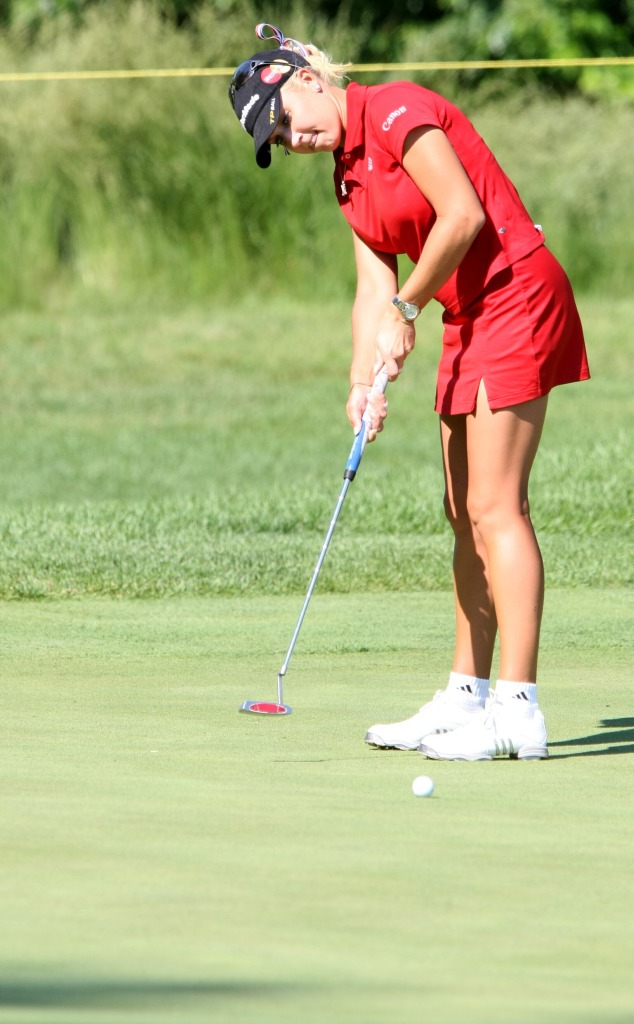
#> input picture Part_2/images/person_3.jpg, 634 x 1024 px
$ python Ex_3a.py   (older library calls are emulated)
#> lines starting #> are read from the running program, lines starting #| are printed output that depends on the picture; after the words box and inside, x2 and y2 are one past the last pixel; in counts of white or black regions, pixels touching at a corner belong together
import cv2
import numpy as np


def showMask(window_name, image):
    image_to_show = image.astype(np.uint8) * 255
    cv2.imshow(window_name, image_to_show)


# Main function
def main():  # this is our main function
    print("SAVI exercise")

    # relative path
    image = cv2.imread("images/person_3.jpg")
#> image is the input picture: shape (1024, 634, 3); mean B, G, R 126.3, 179.2, 176.1
    height, width, channels = image.shape
#> height = 1024; width = 634; channels = 3
    image = cv2.resize(image, (round(width / 2), round(height / 2)))
#> image: shape (512, 317, 3)
    cv2.imshow('Original', image)
    H, W, NC = image.shape
#> H = 512; W = 317; NC = 3

    # --------------------------------
    # Segment green color to isolate the grass
    # --------------------------------

    # conversion to hsv color model
    hsv_image = cv2.cvtColor(image, cv2.COLOR_BGR2HSV)
#> hsv_image: shape (512, 317, 3); mean H, S, V 44.5, 94.2, 192.9

    # split of the color channels
    h, s, v = cv2.split(hsv_image)
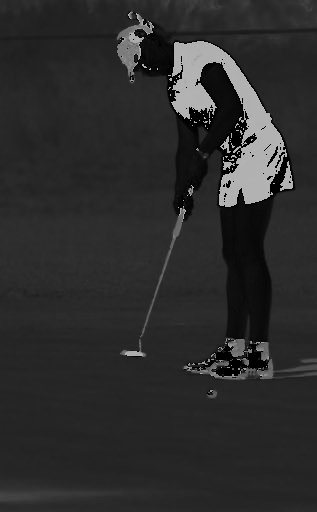
#> h: shape (512, 317); min 0, max 179, mean 44.5
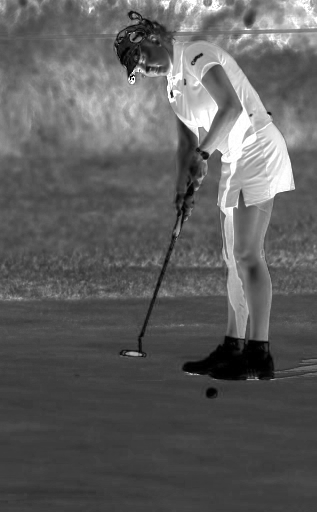
#> s: shape (512, 317); min 0, max 255, mean 94.2
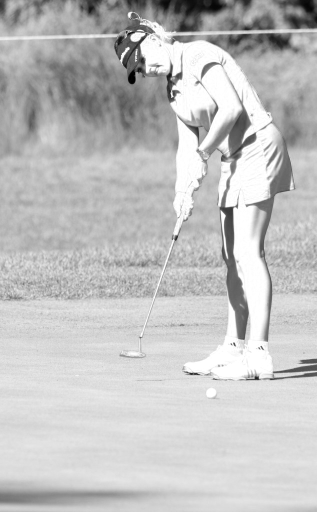
#> v: shape (512, 317); min 0, max 255, mean 192.9
    #cv2.imshow('H', h)
    #cv2.imshow('S', s)
    #cv2.imshow('V', v)

    # get masks by imposing limits on the channels
    mask_h = np.logical_and(h > 30, h < 50)  # assumming green color has hue 60
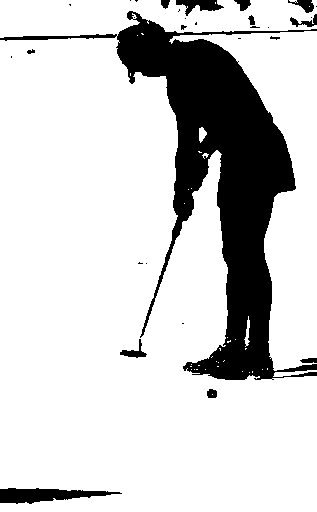
#> mask_h: shape (512, 317) bool; 81.6% white; 30 black regions (17 under 20 px), largest, box (x1, y1, x2, y2) and area: (0, 11, 317, 380) 27304, (0, 488, 122, 504) 1150, (176, 0, 224, 16) 383
    #showMask('mask_h', mask_h)

    mask_s = np.logical_and(s > 60, s < 255)
#> mask_s: shape (512, 317) bool; 89.8% white; 477 black regions (420 under 20 px), largest, box (x1, y1, x2, y2) and area: (179, 335, 317, 382) 3081, (0, 477, 116, 507) 1703, (114, 11, 171, 84) 1581
    #showMask('mask_s', mask_s)

    mask_v = np.logical_and(v > 60, v < 255)
#> mask_v: shape (512, 317) bool; 95.3% white; 409 black regions (359 under 20 px), largest, box (x1, y1, x2, y2) and area: (185, 336, 271, 377) 1309, (153, 0, 226, 17) 749, (235, 205, 255, 266) 447
    #showMask('mask_v', mask_v)

    # Putting the mask alltoghether
    mask = np.logical_and(mask_h, mask_s)
#> mask: shape (512, 317) bool; 76.4% white; 363 black regions (315 under 20 px), largest, box (x1, y1, x2, y2) and area: (0, 11, 317, 382) 28398, (0, 477, 152, 507) 2146, (86, 465, 213, 489) 932
    mask = np.logical_and(mask, mask_v)
#> mask: shape (512, 317) bool; 75.9% white; 358 black regions (308 under 20 px), largest, box (x1, y1, x2, y2) and area: (0, 11, 317, 382) 28486, (0, 477, 152, 507) 2146, (86, 465, 213, 489) 932

    showMask('original mask', mask)

    # Post processing using morphological operations
    kernel = np.ones((5, 5), np.uint8)
    mask_uint8 = mask.astype(np.uint8) * 255
    mask_dilated_uint8 = cv2.dilate(mask_uint8, kernel, iterations=2)
#> mask_dilated_uint8: shape (512, 317); 87.2% white; 10 black regions (6 under 20 px), largest, box (x1, y1, x2, y2) and area: (121, 23, 291, 377) 20006, (0, 490, 95, 500) 478, (178, 0, 216, 10) 239, (300, 0, 311, 9) 29
    mask_dilated = (mask_dilated_uint8.astype(float) / 255).astype(np.bool)

    # cv2.imshow("mask_dilated", mask_dilated_uint8)
    #showMask('dilated mask', mask_dilated)

    # to get the mask of thedog we negate the mask of the grass,
    # assuming the image contains only dog and grass
    mask_dog = np.logical_not(mask_dilated)
    mask_dog = mask_dog.astype(np.uint8) * 255
    #cv2.imshow('dog mask', mask_dog)

    #Seperate into multiple components and find the largest one
    numLabels, labels, stats, centroids = cv2.connectedComponentsWithStats(mask_dog)
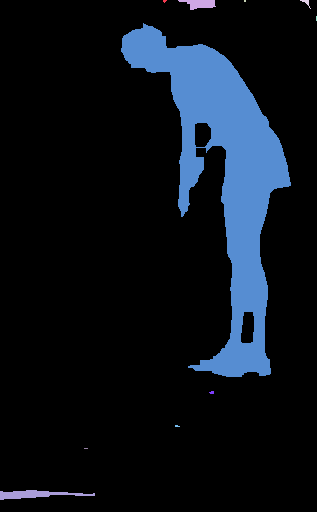
#> labels: shape (512, 317) int32; 11 distinct labels, from 0 to 10; one colour per label, 0 black
#> numLabels = 11; stats = [[0, 0, 317, 512, 141511], [163, 0, 4, 3, 8], [178, 0, 38, 10, 239], [244, 0, 2, 2, 4], [300, 0, 11, 9, 29], [316, 16, 1, 5, 5], [121, 23, 170, 354, 20006], [209, 391, 5, 3, 12], [175, 425, 5, 2, 8], [84, 448, 4, 1, 4], [0, 490, 95, 10, 478]]; centroids = [[149.1, 266.7], [164.2, 0.625], [199.4, 3.39], [244.5, 0.5], [305.8, 2], [316, 18], [223.3, 174], [211.4, 392.1], [176.6, 425.6], [85.5, 448], [34.96, 494]]
    print('numLabels:', numLabels)
#| numLabels: 11

    #Get largest area component
    largest_area = 0
    largest_area_index = None

    for idx in range(1, numLabels): #Start from 1, because 0 will be the background
        area_component = stats[idx, cv2.CC_STAT_AREA]

        if area_component > largest_area:
            largest_area = area_component
            largest_area_index = idx
#> this loop made 10 passes
#> (area_component, largest_area) on passes 2, 6: (239, 239), (20006, 20006)
#> area_component on passes 4, 10: 29, 478
#> after the loop, largest_area = 20006; largest_area_index = 6

    print('largest_area_index:', str(largest_area_index))
#| largest_area_index: 6
    print('area', str(largest_area))
#| area 20006

    largest_mask = (labels==largest_area_index).astype(np.int8)*255
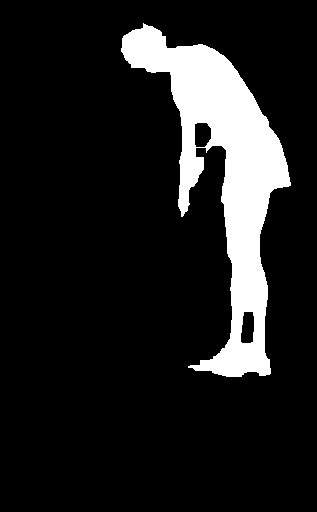
#> largest_mask: shape (512, 317) int16; 12.3% white; 1 white region, box (x1, y1, x2, y2) and area: (121, 23, 291, 377) 20006
    cv2.imshow('largest mask', largest_mask)

    #Set bonding box for largest
    pts = cv2.findNonZero(largest_mask)
#> pts = contour of 20006 points, box (x1, y1, x2, y2) (121, 23, 291, 377), area 11548
    x, y, width, height = cv2.boundingRect(pts)
#> x = 121; y = 23; width = 170; height = 354

    image_annotated = image.copy()
    cv2.rectangle(image_annotated, (x,y), (x+width, y+height), (0,255,0), 2)
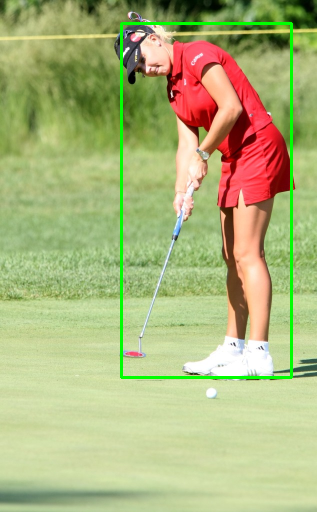
#> image_annotated: shape (512, 317, 3); mean B, G, R 124.2, 180.9, 173.2
    cv2.imshow('annotated', image_annotated)

    cv2.waitKey(0)


if __name__ == "__main__":
    main()

$ run again, with Part_2/images/person_1.jpg copied over Part_2/images/person_3.jpg
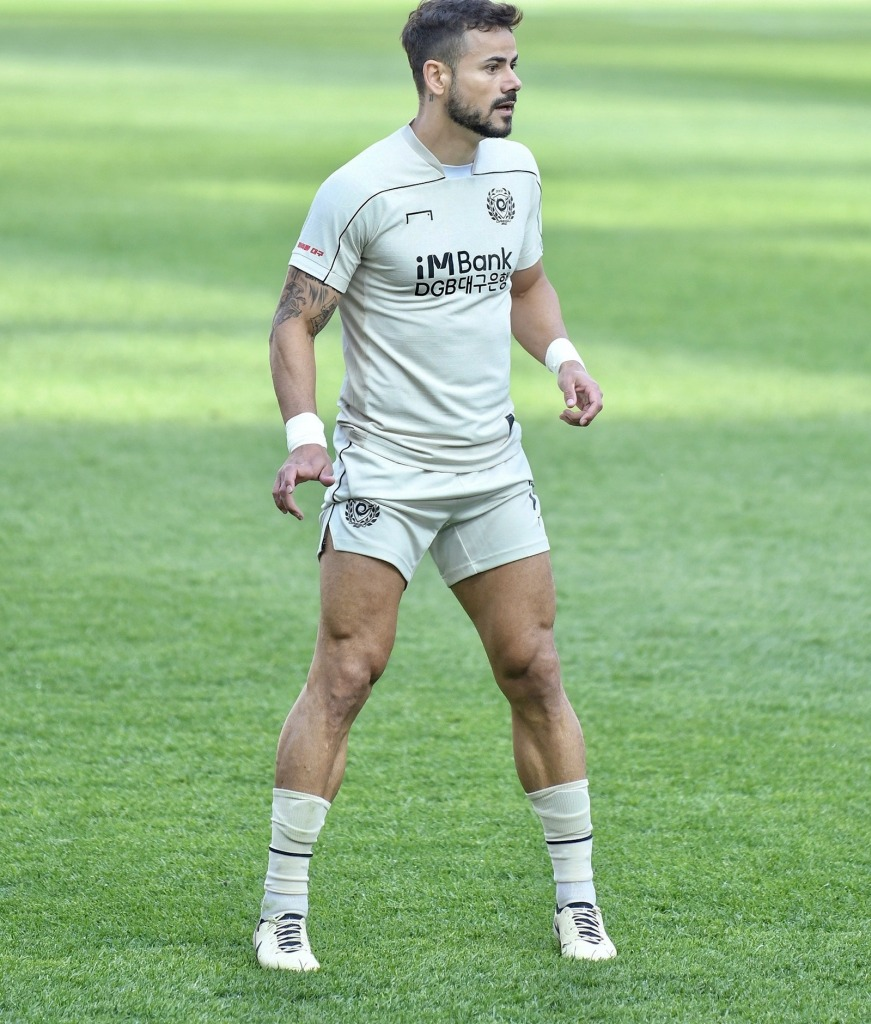
#> input picture Part_2/images/person_1.jpg, 871 x 1024 px
#> in main, image is the input picture: shape (1024, 871, 3); mean B, G, R 134.5, 184.2, 148.8
#> image: shape (512, 436, 3)
#> hsv_image: shape (512, 436, 3); mean H, S, V 54.7, 75.5, 185.8
#> mask_h: shape (512, 436) bool; 24% white; 720 white regions (573 under 20 px), largest, box (x1, y1, x2, y2) and area: (0, 0, 215, 107) 14596, (262, 67, 436, 141) 6863, (0, 166, 143, 214) 5961
#> mask_s: shape (512, 436) bool; 78.4% white; 313 black regions (266 under 20 px), largest, box (x1, y1, x2, y2) and area: (0, 0, 436, 481) 41752, (126, 425, 160, 486) 1380, (135, 392, 166, 427) 817
#> mask_v: shape (512, 436) bool; 99.5% white; black in thin lines or dots, all inside (x1, y1, x2, y2) = (130, 5, 306, 499)
#> image_to_show: shape (512, 436); 23.4% white; 675 white regions (528 under 20 px), largest, box (x1, y1, x2, y2) and area: (0, 34, 209, 107) 10833, (262, 67, 436, 141) 6861, (0, 166, 141, 214) 5915
#> mask_dilated_uint8: shape (512, 436); 52.7% white; 68 black regions (34 under 20 px), largest, box (x1, y1, x2, y2) and area: (0, 0, 436, 481) 93782, (0, 477, 359, 512) 5829, (0, 14, 203, 41) 2777
#> in main, `numLabels, labels, stats, centroids = cv2.connectedComponentsWithStats..`:
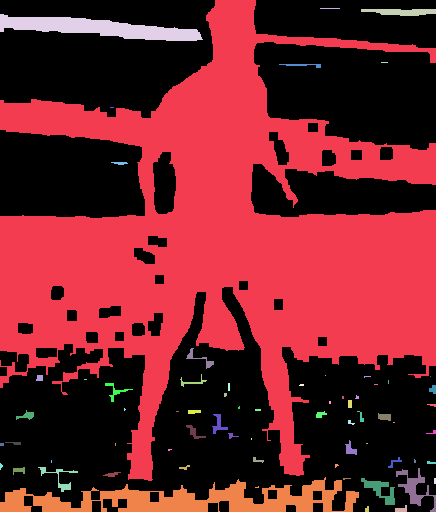
#> labels: shape (512, 436) int32; 69 distinct labels, from 0 to 68; one colour per label, 0 black
#> numLabels = 69; stats = 69 rows, first 6: [0, 0, 436, 512, 117601], [0, 0, 436, 481, 93782], [320, 8, 20, 1, 20], [361, 9, 75, 7, 394], [0, 14, 203, 27, 2777], [381, 62, 7, 1, 7]; centroids = 69 pairs, first value 0.615 to 434.5, second value 8 to 509.1
#| numLabels: 69
#> the loop in main, `for idx in range(1, numLabels):` made 68 passes
#> (area_component, largest_area) on pass 1: (93782, 93782)
#> after the loop in main, `for idx in range(1, numLabels):`: largest_area = 93782; largest_area_index = 1
#| largest_area_index: 1
#| area 93782
#> largest_mask: shape (512, 436) int16; 42% white; 1 white region, box (x1, y1, x2, y2) and area: (0, 0, 436, 481) 93782
#> pts = contour of 93782 points, box (x1, y1, x2, y2) (0, 0, 436, 481), area 19062
#> in main, `x, y, width, height = cv2.boundingRect(pts)`: x = 0; width = 436; height = 481
#> in main, `cv2.rectangle(image_annotated, (x,y), (x+width, y+height), (0,255,0), 2)`:
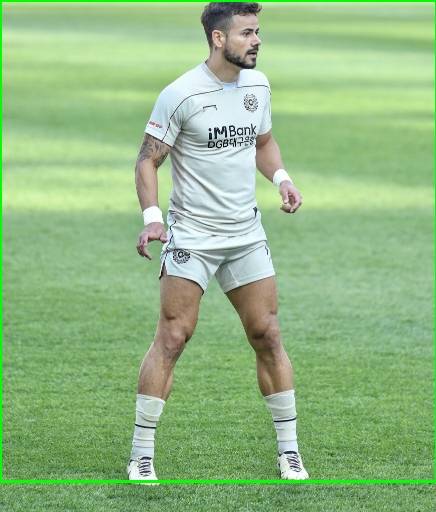
#> image_annotated: shape (512, 436, 3); mean B, G, R 132.5, 185.2, 146.4

$ run again, with Part_2/images/person_2.jpg copied over Part_2/images/person_3.jpg
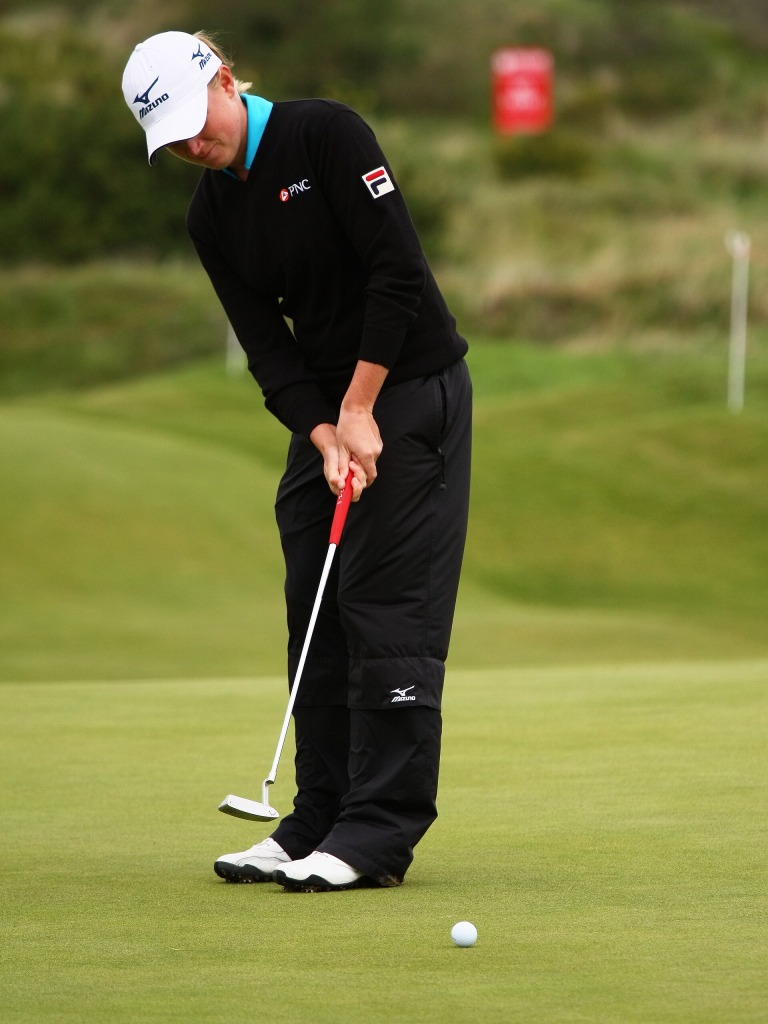
#> input picture Part_2/images/person_2.jpg, 768 x 1024 px
#> in main, image is the input picture: shape (1024, 768, 3); mean B, G, R 60.6, 118.8, 117.8
#> image: shape (512, 384, 3)
#> hsv_image: shape (512, 384, 3); mean H, S, V 35.6, 121.3, 121.9
#> mask_h: shape (512, 384) bool; 61% white; 297 black regions (237 under 20 px), largest, box (x1, y1, x2, y2) and area: (0, 0, 384, 448) 64043, (228, 308, 384, 341) 2853, (20, 252, 112, 288) 1220
#> mask_s: shape (512, 384) bool; 86.4% white; 181 black regions (165 under 20 px), largest, box (x1, y1, x2, y2) and area: (108, 49, 236, 444) 22926, (61, 15, 111, 83) 2091, (94, 85, 121, 126) 386
#> mask_v: shape (512, 384) bool; 79.4% white; 83 black regions (78 under 20 px), largest, box (x1, y1, x2, y2) and area: (0, 0, 236, 446) 40026, (258, 79, 277, 86) 77, (73, 19, 96, 28) 73, (187, 48, 200, 56) 59, (95, 47, 101, 54) 24
#> image_to_show: shape (512, 384); 56.6% white; 283 black regions (229 under 20 px), largest, box (x1, y1, x2, y2) and area: (0, 0, 384, 448) 74803, (228, 308, 384, 341) 2853, (20, 252, 112, 288) 1220
#> mask_dilated_uint8: shape (512, 384); 71.3% white; 17 black regions (5 under 20 px), largest, box (x1, y1, x2, y2) and area: (0, 0, 384, 443) 48855, (195, 0, 384, 87) 5749, (249, 314, 347, 333) 565
#> in main, `numLabels, labels, stats, centroids = cv2.connectedComponentsWithStats..`:
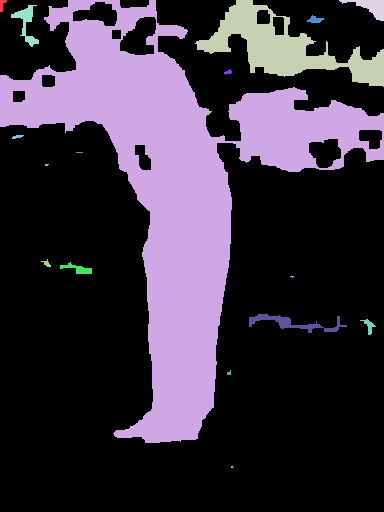
#> labels: shape (512, 384) int32; 18 distinct labels, from 0 to 17; one colour per label, 0 black
#> numLabels = 18; stats = 18 rows, first 6: [0, 0, 384, 512, 140157], [0, 0, 7, 12, 47], [0, 0, 384, 443, 48855], [195, 0, 189, 87, 5749], [339, 0, 45, 21, 397], [11, 5, 28, 42, 375]; centroids = 18 rows, first 8: [192.8, 290], [1.79, 4.43], [175.8, 184.6], [284.1, 46.97], [370.5, 6.58], [26.06, 22.88], [314.7, 19.35], [227.8, 71.77]
#| numLabels: 18
#> the loop in main, `for idx in range(1, numLabels):` made 17 passes
#> (area_component, largest_area) on passes 1 to 2: (47, 47), (48855, 48855)
#> after the loop in main, `for idx in range(1, numLabels):`: largest_area = 48855; largest_area_index = 2
#| largest_area_index: 2
#| area 48855
#> largest_mask: shape (512, 384) int16; 24.8% white; 1 white region, box (x1, y1, x2, y2) and area: (0, 0, 384, 443) 48855
#> pts = contour of 48855 points, box (x1, y1, x2, y2) (0, 0, 384, 443), area 26416
#> in main, `x, y, width, height = cv2.boundingRect(pts)`: x = 0; width = 384; height = 443
#> in main, `cv2.rectangle(image_annotated, (x,y), (x+width, y+height), (0,255,0), 2)`:
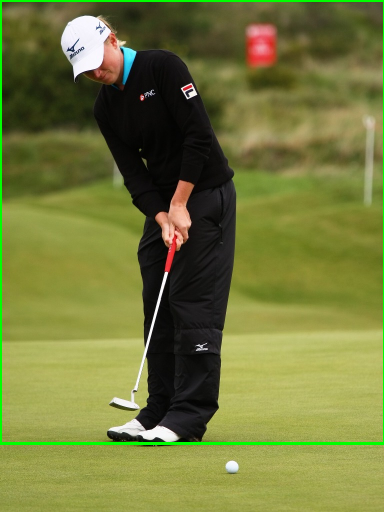
#> image_annotated: shape (512, 384, 3); mean B, G, R 59.8, 121.2, 116

$ run again, with Part_2/images/person_4.jpg copied over Part_2/images/person_3.jpg
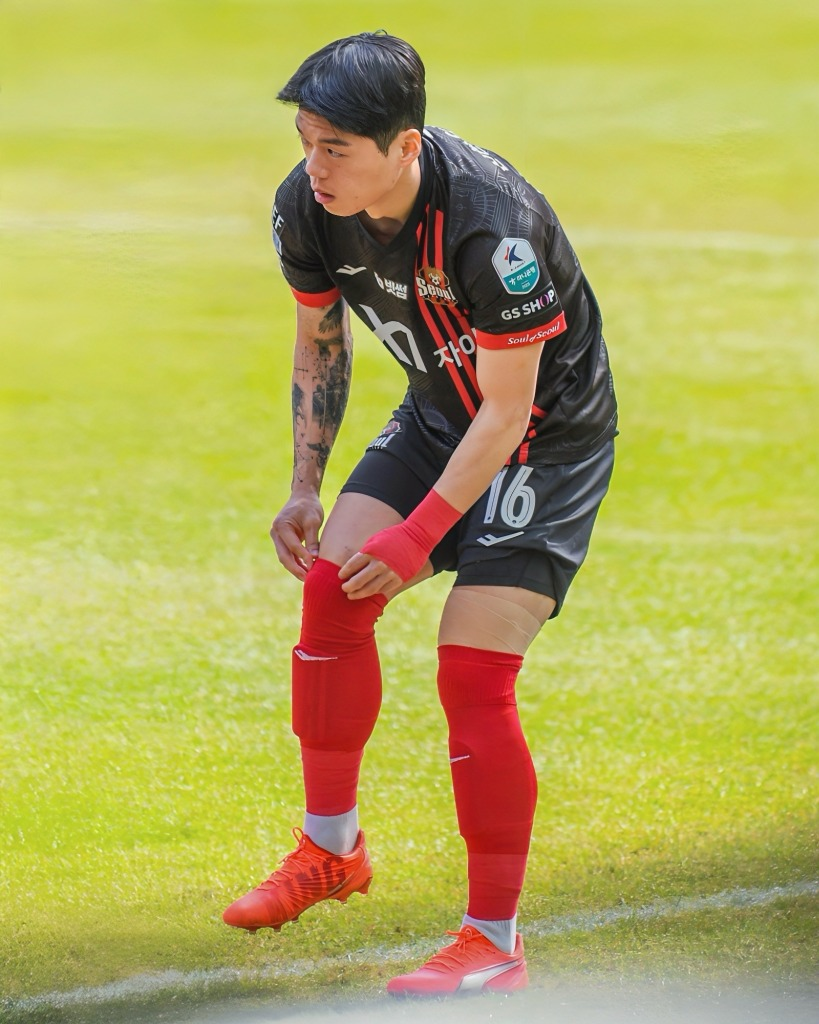
#> input picture Part_2/images/person_4.jpg, 819 x 1024 px
#> in main, image is the input picture: shape (1024, 819, 3); mean B, G, R 89.9, 170.3, 177.9
#> image: shape (512, 410, 3)
#> hsv_image: shape (512, 410, 3); mean H, S, V 39.1, 125.1, 183.6
#> mask_h: shape (512, 410) bool; 61.2% white; 521 black regions (455 under 20 px), largest, box (x1, y1, x2, y2) and area: (0, 17, 410, 512) 74354, (332, 150, 410, 170) 653, (8, 282, 46, 305) 352
#> mask_s: shape (512, 410) bool; 85.6% white; 96 black regions (80 under 20 px), largest, box (x1, y1, x2, y2) and area: (136, 62, 309, 303) 16793, (1, 480, 410, 512) 8357, (139, 16, 212, 67) 1951
#> mask_v: shape (512, 410) bool; 94.2% white; 79 black regions (66 under 20 px), largest, box (x1, y1, x2, y2) and area: (140, 68, 303, 259) 8778, (215, 243, 289, 309) 1495, (159, 35, 212, 69) 918
#> image_to_show: shape (512, 410); 58.1% white; 477 black regions (423 under 20 px), largest, box (x1, y1, x2, y2) and area: (0, 16, 410, 512) 81092, (319, 428, 410, 465) 1161, (332, 150, 410, 170) 653
#> mask_dilated_uint8: shape (512, 410); 75.2% white; 29 black regions (21 under 20 px), largest, box (x1, y1, x2, y2) and area: (41, 21, 410, 512) 51160, (0, 90, 36, 113) 472, (56, 485, 83, 496) 138
#> labels: shape (512, 410) int32; 30 distinct labels, from 0 to 29
#> numLabels = 30; stats = 30 rows, first 6: [0, 0, 410, 512, 157800], [41, 21, 369, 491, 51160], [298, 81, 2, 3, 6], [140, 82, 2, 2, 4], [0, 90, 36, 23, 472], [28, 290, 1, 1, 1]; centroids = 30 pairs, first value 1 to 362, second value 82 to 489.7
#| numLabels: 30
#> the loop in main, `for idx in range(1, numLabels):` made 29 passes
#> (area_component, largest_area) on pass 1: (51160, 51160)
#> after the loop in main, `for idx in range(1, numLabels):`: largest_area = 51160; largest_area_index = 1
#| largest_area_index: 1
#| area 51160
#> largest_mask: shape (512, 410) int16; 24.4% white; 1 white region, box (x1, y1, x2, y2) and area: (41, 21, 410, 512) 51160
#> pts = contour of 51160 points, box (x1, y1, x2, y2) (41, 21, 410, 512), area 41010
#> in main, `x, y, width, height = cv2.boundingRect(pts)`: x = 41; y = 21; width = 369; height = 491
#> in main, `cv2.rectangle(image_annotated, (x,y), (x+width, y+height), (0,255,0), 2)`:
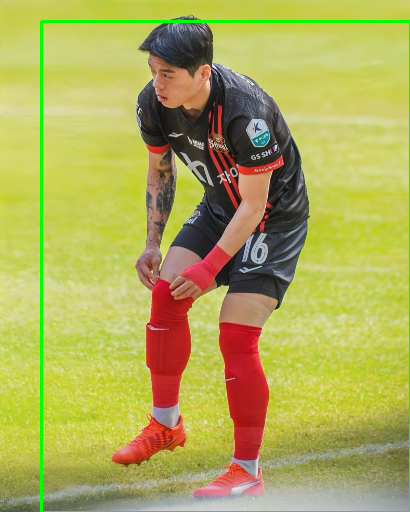
#> image_annotated: shape (512, 410, 3); mean B, G, R 88.3, 171.3, 174.8
